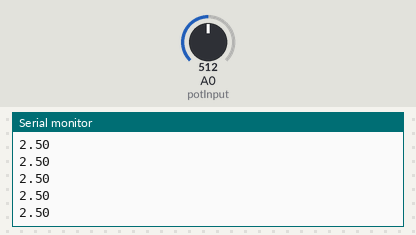
The sketch below on a simulated Arduino Uno, built with avr-gcc and run on an emulated ATmega328P. Parts: the last lines printed to the serial monitor. Inputs (shaded band) come from the test bench; at power-on: A0 (potInput) = 512.

Above: at 1.2 s.
1.3 s: A0 (potInput) set to 716
At 1.31 s:
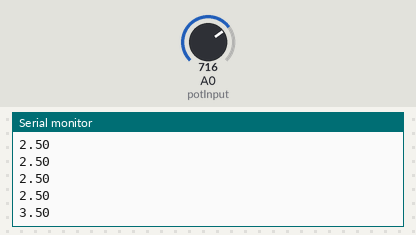
2.8 s: A0 (potInput) set to 900
At 2.82 s:
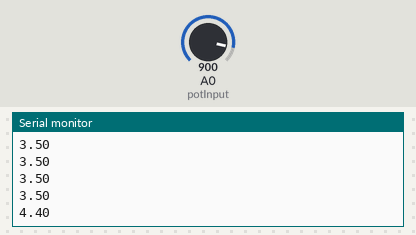
Timing chart, 0 to 5.8 s (numbered marks = the images above; inputs shaded):
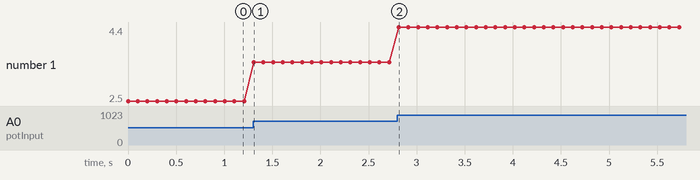

Measured:
- after the input at 1.3 s, the serial monitor: prints a new line at once (image 1)
- after the input at 2.8 s, the serial monitor: prints a new line at once (image 2)
- plotted number 1: 2.5 → 3.5 after the input at 1.3 s, 3.5 → 4.4 after the input at 2.8 s

The sketch:

Lesson-10.ino
```cpp
 int potInput = A0;
 int readValue;
 int delayTime = 100;
 float Volt;
 void setup() {
  pinMode(potInput,INPUT);
  Serial.begin(9600);
}

void loop() {
  readValue = analogRead(potInput);
  Volt = readValue*(5.00/1023.00);
  Serial.println(Volt);
  delay(delayTime);

}
```
